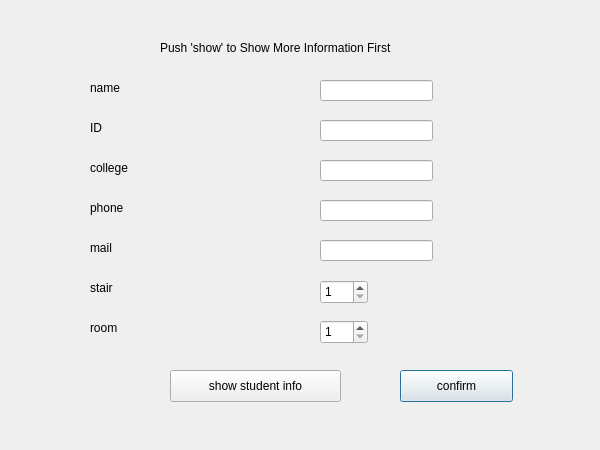
<?xml version="1.0" encoding="UTF-8"?>
<ui version="4.0">
 <class>Revisestusure</class>
 <widget class="QDialog" name="Revisestusure">
  <property name="geometry">
   <rect>
    <x>0</x>
    <y>0</y>
    <width>600</width>
    <height>450</height>
   </rect>
  </property>
  <property name="windowTitle">
   <string>Dialog</string>
  </property>
  <widget class="QPushButton" name="pushButton">
   <property name="geometry">
    <rect>
     <x>400</x>
     <y>370</y>
     <width>113</width>
     <height>32</height>
    </rect>
   </property>
   <property name="text">
    <string>confirm</string>
   </property>
  </widget>
  <widget class="QLabel" name="label">
   <property name="geometry">
    <rect>
     <x>90</x>
     <y>80</y>
     <width>151</width>
     <height>16</height>
    </rect>
   </property>
   <property name="text">
    <string>name</string>
   </property>
  </widget>
  <widget class="QLabel" name="label_2">
   <property name="geometry">
    <rect>
     <x>90</x>
     <y>120</y>
     <width>141</width>
     <height>16</height>
    </rect>
   </property>
   <property name="text">
    <string>ID</string>
   </property>
  </widget>
  <widget class="QLabel" name="label_3">
   <property name="geometry">
    <rect>
     <x>90</x>
     <y>160</y>
     <width>141</width>
     <height>16</height>
    </rect>
   </property>
   <property name="text">
    <string>college</string>
   </property>
  </widget>
  <widget class="QLabel" name="label_4">
   <property name="geometry">
    <rect>
     <x>90</x>
     <y>200</y>
     <width>151</width>
     <height>16</height>
    </rect>
   </property>
   <property name="text">
    <string>phone</string>
   </property>
  </widget>
  <widget class="QLabel" name="label_5">
   <property name="geometry">
    <rect>
     <x>90</x>
     <y>240</y>
     <width>141</width>
     <height>16</height>
    </rect>
   </property>
   <property name="text">
    <string>mail</string>
   </property>
  </widget>
  <widget class="QLabel" name="label_6">
   <property name="geometry">
    <rect>
     <x>90</x>
     <y>280</y>
     <width>121</width>
     <height>16</height>
    </rect>
   </property>
   <property name="text">
    <string>stair</string>
   </property>
  </widget>
  <widget class="QLabel" name="label_7">
   <property name="geometry">
    <rect>
     <x>90</x>
     <y>320</y>
     <width>121</width>
     <height>16</height>
    </rect>
   </property>
   <property name="text">
    <string>room</string>
   </property>
  </widget>
  <widget class="QLineEdit" name="lineEdit">
   <property name="geometry">
    <rect>
     <x>320</x>
     <y>80</y>
     <width>113</width>
     <height>21</height>
    </rect>
   </property>
  </widget>
  <widget class="QLineEdit" name="lineEdit_2">
   <property name="geometry">
    <rect>
     <x>320</x>
     <y>120</y>
     <width>113</width>
     <height>21</height>
    </rect>
   </property>
  </widget>
  <widget class="QLineEdit" name="lineEdit_3">
   <property name="geometry">
    <rect>
     <x>320</x>
     <y>160</y>
     <width>113</width>
     <height>21</height>
    </rect>
   </property>
  </widget>
  <widget class="QLineEdit" name="lineEdit_4">
   <property name="geometry">
    <rect>
     <x>320</x>
     <y>200</y>
     <width>113</width>
     <height>21</height>
    </rect>
   </property>
  </widget>
  <widget class="QLineEdit" name="lineEdit_5">
   <property name="geometry">
    <rect>
     <x>320</x>
     <y>240</y>
     <width>113</width>
     <height>21</height>
    </rect>
   </property>
  </widget>
  <widget class="QLabel" name="label_8">
   <property name="geometry">
    <rect>
     <x>160</x>
     <y>40</y>
     <width>321</width>
     <height>16</height>
    </rect>
   </property>
   <property name="text">
    <string>Push 'show' to Show More Information First</string>
   </property>
  </widget>
  <widget class="QSpinBox" name="spinBox">
   <property name="geometry">
    <rect>
     <x>320</x>
     <y>280</y>
     <width>48</width>
     <height>24</height>
    </rect>
   </property>
   <property name="minimum">
    <number>1</number>
   </property>
   <property name="maximum">
    <number>6</number>
   </property>
  </widget>
  <widget class="QSpinBox" name="spinBox_2">
   <property name="geometry">
    <rect>
     <x>320</x>
     <y>320</y>
     <width>48</width>
     <height>24</height>
    </rect>
   </property>
   <property name="minimum">
    <number>1</number>
   </property>
   <property name="maximum">
    <number>100</number>
   </property>
  </widget>
  <widget class="QPushButton" name="pushButton_2">
   <property name="geometry">
    <rect>
     <x>170</x>
     <y>370</y>
     <width>171</width>
     <height>32</height>
    </rect>
   </property>
   <property name="text">
    <string>show student info</string>
   </property>
  </widget>
 </widget>
 <resources/>
 <connections/>
</ui>
